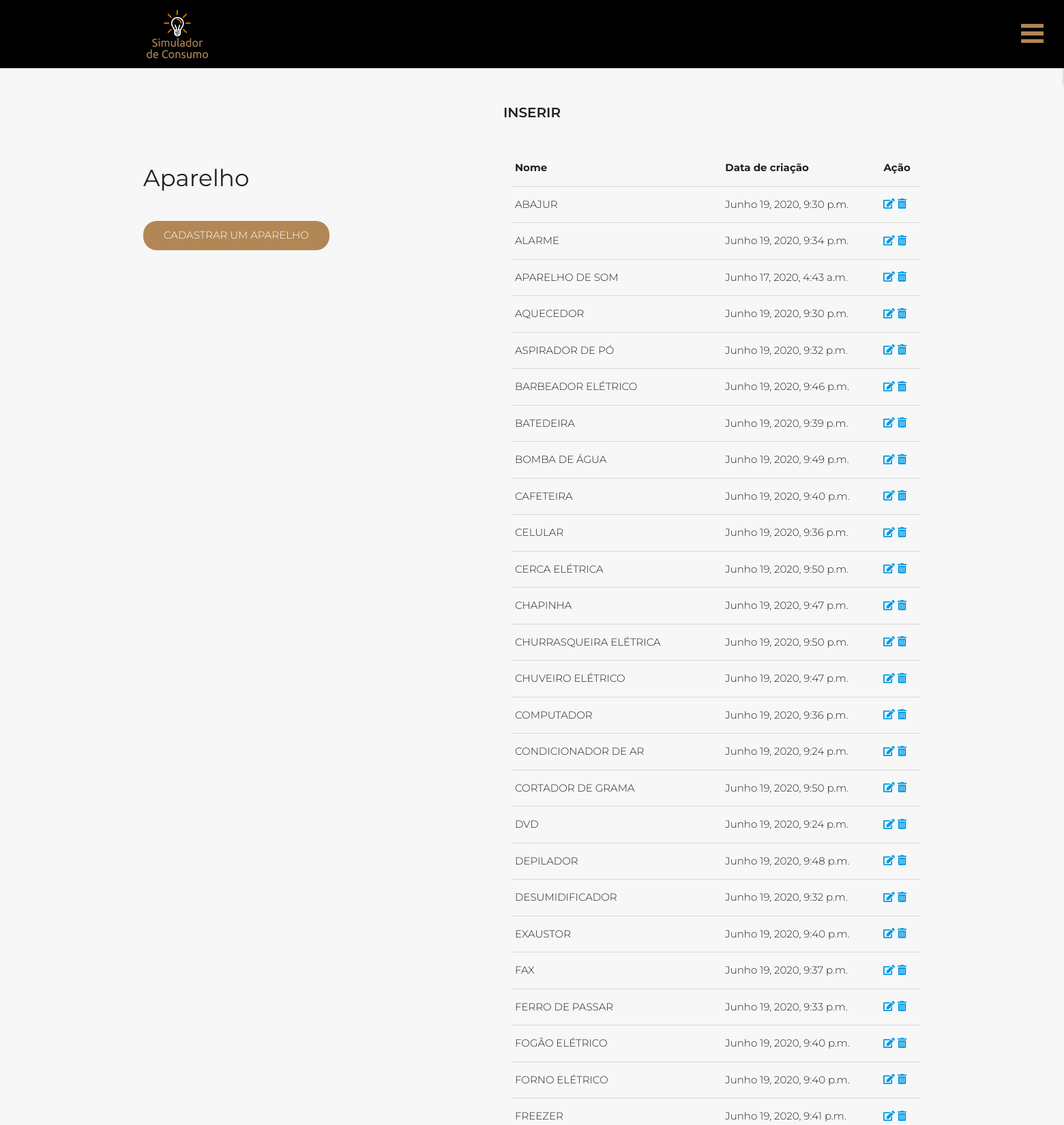
/simulador/aparelhos/ (upper part), run on the app's committed database.
### aparelhos/models.py (models this page shows)
class Aparelho(models.Model):
    name = models.CharField(verbose_name='Nome do aparelho', max_length=100)
    slug = models.SlugField(verbose_name='Atalho', blank=True, max_length=100, unique=True)
    potencia = models.IntegerField(verbose_name='Potencia em watts', null=True, blank=True)
    created_at = models.DateTimeField(verbose_name='Criado em', auto_now_add=True)
    updated_at = models.DateTimeField(verbose_name='Atualizado em', auto_now=True)
    objects = AparelhoManager()
    def __str__(self):
        return self.name
    class Meta:
        db_table = 'aparelho'
        verbose_name = 'aparelho'
        verbose_name_plural = 'Aparelhos'
        ordering = ['name']

### aparelhos/views.py (the view)
# urls.py: path('', views.lista_Aparelho, name='lista_aparelhos'),
def lista_Aparelho(request):
    aparelhos = Aparelho.objects.all()
    context = {
        'aparelhos':aparelhos,
    }
    template_name = 'aparelhos/index.html'
    return render(request, template_name, context)

### aparelhos/templates/aparelhos/index.html (shortened to what this page needs)
{% extends "base.html" %}
{% load static %}
{% block content %}
<section class="default light">
    <div class="section-title">Inserir </div>
    <div class="section-body">
        <div class="section-aboutus">
            <div class="section-aboutus--left">
                <h4>Aparelho</h4>
                <a class="button" style="display: inline-block; margin-bottom:5px;"
                    href="{% url 'aparelhos:save_aparelho' %}">Cadastrar um Aparelho</a>
            </div>
            <div class="section-aboutus--right">
                {% block aparelho_content %}
                    <table class="pure-table">
                        <thead>
                            <tr>
                                <th>
                                    Nome
                                </th>
                                <th>
                                    Data de criação
                                </th>
                                <th>
                                    Ação
                                </th>
                            </tr>
                        </thead>
                        <tbody>
                            {% for aparelho in aparelhos %}
                            <tr class="{% cycle '' 'pure-table-odd' %}">
                                <td>
                                    {{ aparelho|upper }}
                                </td>
                                <td>
                                    {{ aparelho.created_at }}
                                </td>
                                <td>
                                    <div class="pure-button-group" role="group" aria-label="...">
                                        <a href="{% url 'aparelhos:edit_aparelho' aparelho.pk %}" class="pure-button">
                                            <i class="fas fa-edit"></i>
                                        </a>
                                        <a href="{% url 'aparelhos:deletar_aparelho' aparelho.pk %}" class="pure-button">
                                            <i class="fas fa-trash-alt"></i>
                                        </a>
                                    </div>
                                </td>
                            </tr>
                            {% empty %}
                            <tr>
                                <td colspan=3>Não existes ambientes a ser listados</td>
                            </tr>
                            {% endfor %}
                        </tbody>
                    </table>
                {% endblock aparelho_content %}
            </div>
        </div>
    </div>
</section>
{% endblock content %}

### templates/static/css/estilo.css (style rules this page uses)
* { margin: 0; padding: 0; box-sizing: border-box; }
body { font-family:'Montserrat', sans-serif; overflow-x: hidden; height: 100%; }
.button { display: inline-block; text-decoration: none; background-color: #b28756; color: #FFF; text-transform: uppercase; padding: 10px 30px; font-weight: 600px; font-size: 15px; margin-top: 30px; border-radius: 20px; }
.default { background-color: red; width:100vw; padding-top:50px; padding-bottom:50px; }
.default .section-title, .default .section-desc { text-align:center; text-transform:uppercase; font-weight:600; }
.default .section-title { font-size:20px; }
.default .section-body { max-width:1140px; margin:auto; min-height:100px; }
.default.light { background-color:#f7f7f7; }
.section-aboutus { display: flex; }
.section-aboutus--left { flex:1; }
.section-aboutus--right { width:600px; text-align:center; }

### data on the page
Aparelho: name "ABAJUR", created_at "Junho 19, 2020, 9:30 p.m."
Aparelho: name "ALARME", created_at "Junho 19, 2020, 9:34 p.m."
Aparelho: name "APARELHO DE SOM", created_at "Junho 17, 2020, 4:43 a.m."
Aparelho: name "AQUECEDOR", created_at "Junho 19, 2020, 9:30 p.m."
Aparelho: name "ASPIRADOR DE PÓ", created_at "Junho 19, 2020, 9:32 p.m."
Aparelho: name "BARBEADOR ELÉTRICO", created_at "Junho 19, 2020, 9:46 p.m."
Aparelho: name "BATEDEIRA", created_at "Junho 19, 2020, 9:39 p.m."
Aparelho: name "BOMBA DE ÁGUA", created_at "Junho 19, 2020, 9:49 p.m."
Aparelho: name "CAFETEIRA", created_at "Junho 19, 2020, 9:40 p.m."
Aparelho: name "CELULAR", created_at "Junho 19, 2020, 9:36 p.m."
Aparelho: name "CERCA ELÉTRICA", created_at "Junho 19, 2020, 9:50 p.m."
Aparelho: name "CHAPINHA", created_at "Junho 19, 2020, 9:47 p.m."
Aparelho: name "CHURRASQUEIRA ELÉTRICA", created_at "Junho 19, 2020, 9:50 p.m."
Aparelho: name "CHUVEIRO ELÉTRICO", created_at "Junho 19, 2020, 9:47 p.m."
Aparelho: name "COMPUTADOR", created_at "Junho 19, 2020, 9:36 p.m."
Aparelho: name "CONDICIONADOR DE AR", created_at "Junho 19, 2020, 9:24 p.m."
Aparelho: name "CORTADOR DE GRAMA", created_at "Junho 19, 2020, 9:50 p.m."
Aparelho: name "DVD", created_at "Junho 19, 2020, 9:24 p.m."
Aparelho: name "DEPILADOR", created_at "Junho 19, 2020, 9:48 p.m."
Aparelho: name "DESUMIDIFICADOR", created_at "Junho 19, 2020, 9:32 p.m."
Aparelho: name "EXAUSTOR", created_at "Junho 19, 2020, 9:40 p.m."
Aparelho: name "FAX", created_at "Junho 19, 2020, 9:37 p.m."
Aparelho: name "FERRO DE PASSAR", created_at "Junho 19, 2020, 9:33 p.m."
Aparelho: name "FOGÃO ELÉTRICO", created_at "Junho 19, 2020, 9:40 p.m."
Aparelho: name "FORNO ELÉTRICO", created_at "Junho 19, 2020, 9:40 p.m."
Aparelho: name "FREEZER", created_at "Junho 19, 2020, 9:41 p.m."
